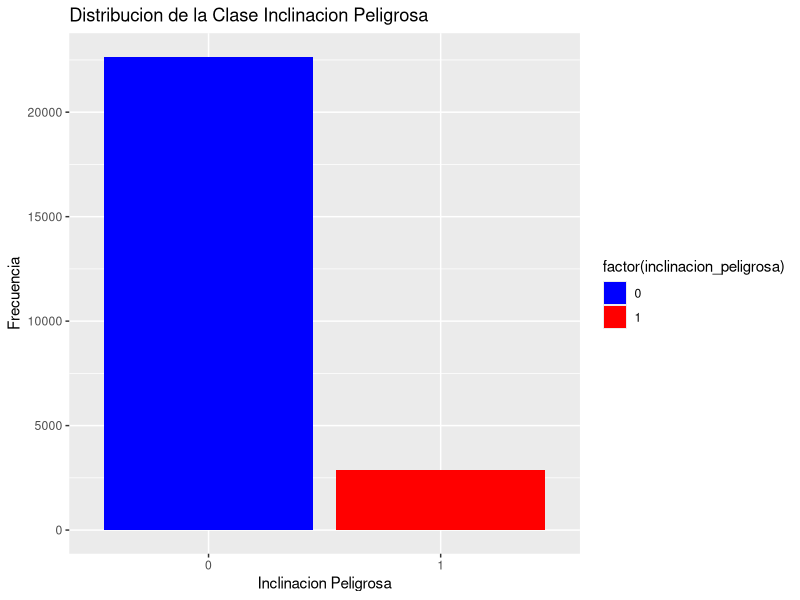
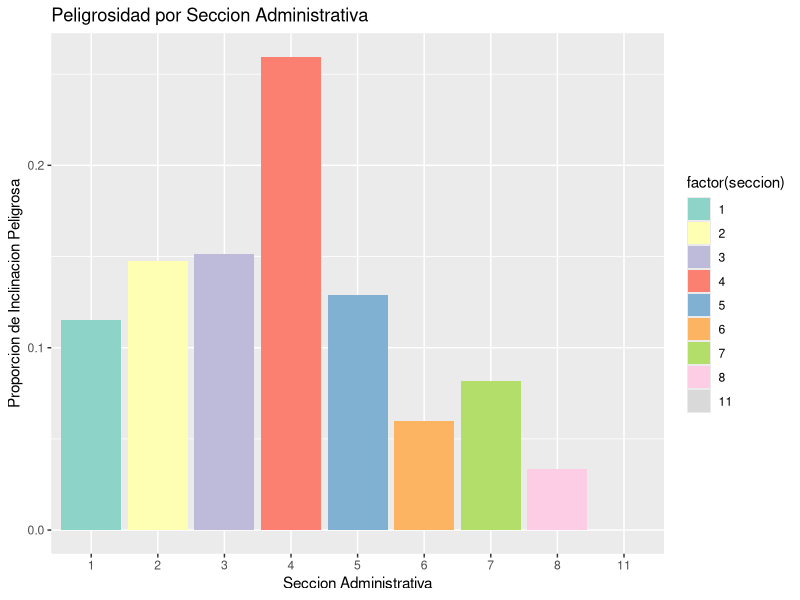
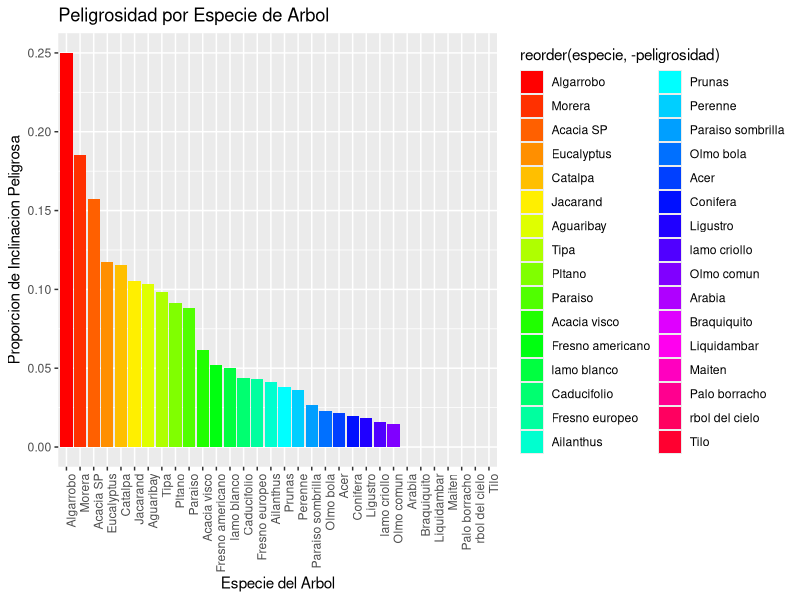
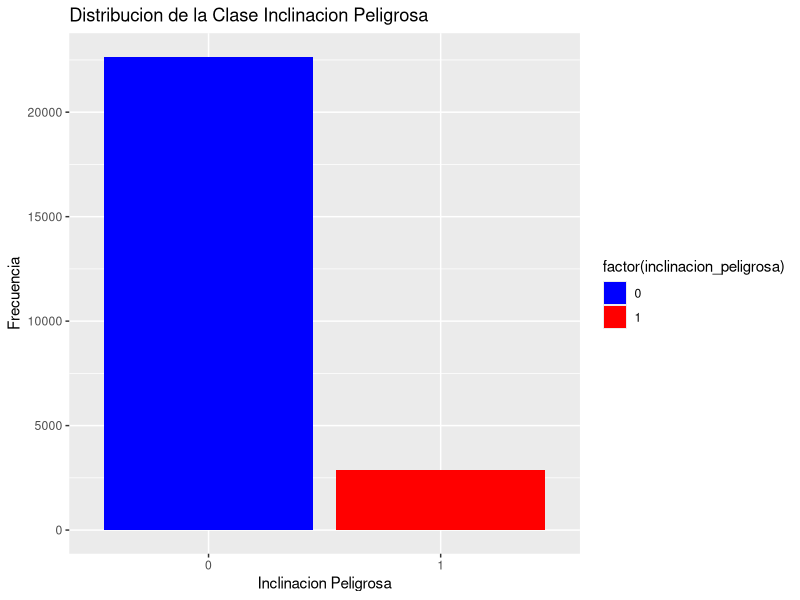
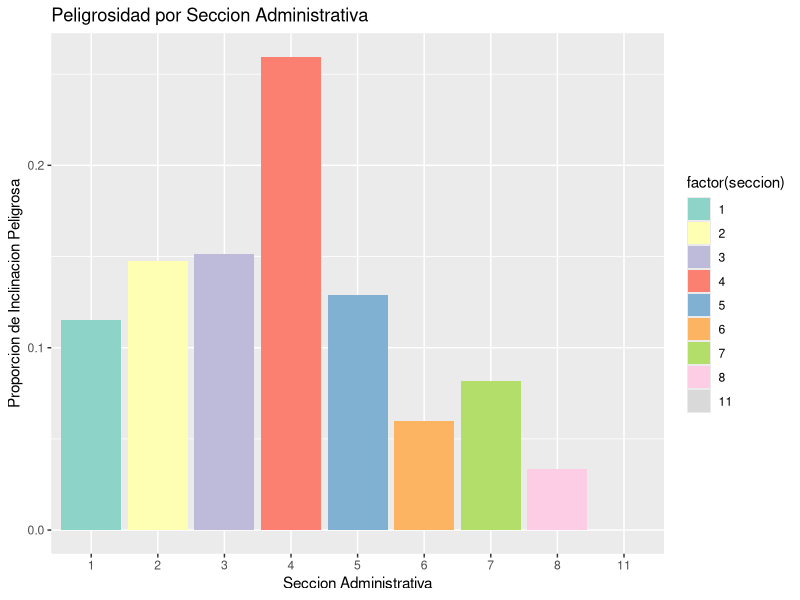
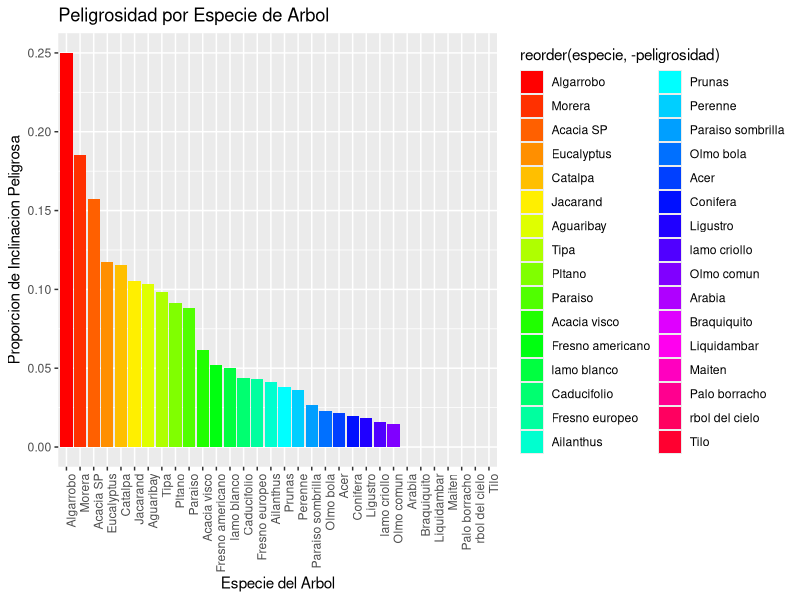

Reproduce these figures in R, in order.
## ---- chunk 1
data <- read.csv("data/arbolado-mza-dataset.csv")

num_filas <- nrow(data)

# define la proporción para dividir los datos (80% de entrenamiento, 20% de validación)
proporcion_entrenamiento <- 0.8

# calcula el número de filas para los datos de entrenamiento y validación
num_entrenamiento <- round(num_filas * proporcion_entrenamiento)
num_validacion <- num_filas - num_entrenamiento

# genera un conjunto de índices aleatorios sin reemplazo (por default replace=FALSE) para las filas de validación
indices_validacion <- sample(1:num_filas, num_validacion)

# divide los datos en conjuntos de entrenamiento y validación
datos_entrenamiento <- data[-indices_validacion, ]  # el operador "-" indica que se excluyen los índices de validación
datos_validacion <- data[indices_validacion, ]

write.csv(datos_entrenamiento, "arbolado-mendoza-dataset-train.csv", row.names = FALSE)
write.csv(datos_validacion, "arbolado-mendoza-dataset-validation.csv", row.names = FALSE)
## ---- chunk 2
library(dplyr)
library(ggplot2)

data <- read.csv("data/arbolado-mendoza-dataset-train.csv")

# Pregunta 1: ¿Cuál es la distribución de la clase inclinacion_peligrosa?
ggplot(data, aes(x = factor(inclinacion_peligrosa), fill = factor(inclinacion_peligrosa))) +
    geom_bar() +
    scale_fill_manual(values = c("blue", "red")) + # asigna colores a las barras
    labs(x = "Inclinacion Peligrosa", y = "Frecuencia") +
    ggtitle("Distribucion de la Clase Inclinacion Peligrosa")

ggsave("pics/2_1_distribucion_inclinacion_peligrosa.png", plot = last_plot(), width = 6, height = 4)


# Pregunta 2: ¿Se puede considerar alguna sección más peligrosa que otra?
# crea un nuevo conjunto de datos "secciones_peligrosas" con resumen de peligrosidad por sección
secciones_peligrosas <- data %>%
    group_by(seccion, nombre_seccion) %>%  # agrupar por sección y nombre de sección
    # resumen de peligrosidad por sección -> total_count = n() calcula el número total de filas en cada grupo
    summarize(peligrosa_count = sum(inclinacion_peligrosa == 1), total_count = n()) %>%
    # mutate agrega una nueva columna peligrosidad la cual se calcula dividiendo peligrosa_count entre total_count
    mutate(peligrosidad = peligrosa_count / total_count)

ggplot(secciones_peligrosas, aes(x = factor(seccion), y = peligrosidad, fill = factor(seccion))) +
    geom_bar(stat = "identity") +  # representa las alturas de las barras tal como se proporcionan en los datos
    scale_fill_brewer(palette = "Set3") +
    labs(x = "Seccion Administrativa", y = "Proporcion de Inclinacion Peligrosa") +
    ggtitle("Peligrosidad por Seccion Administrativa")

ggsave("pics/2_2_peligrosidad_secciones.png", plot = last_plot(), width = 8, height = 6)


# Pregunta 3: ¿Se puede considerar alguna especie más peligrosa que otra?
# crea un nuevo conjunto de datos "especies_peligrosas" con resumen de peligrosidad por especie
especies_peligrosas <- data %>%
    group_by(especie) %>%  # agrupa por especie
    summarize(peligrosa_count = sum(inclinacion_peligrosa == 1), total_count = n()) %>%
    mutate(peligrosidad = peligrosa_count / total_count)

ggplot(especies_peligrosas, aes(x = reorder(especie, -peligrosidad), y = peligrosidad, fill = reorder(especie, -peligrosidad))) +
    geom_bar(stat = "identity") +
    scale_fill_manual(values = rainbow(length(unique(especies_peligrosas$especie)))) + # Colores aleatorios
    labs(x = "Especie del Arbol", y = "Proporcion de Inclinacion Peligrosa") +
    ggtitle("Peligrosidad por Especie de Arbol") +
    theme(axis.text.x = element_text(angle = 90, hjust = 1))

ggsave("pics/2_3_peligrosidad_especies.png", plot = last_plot(), width = 8, height = 6)

